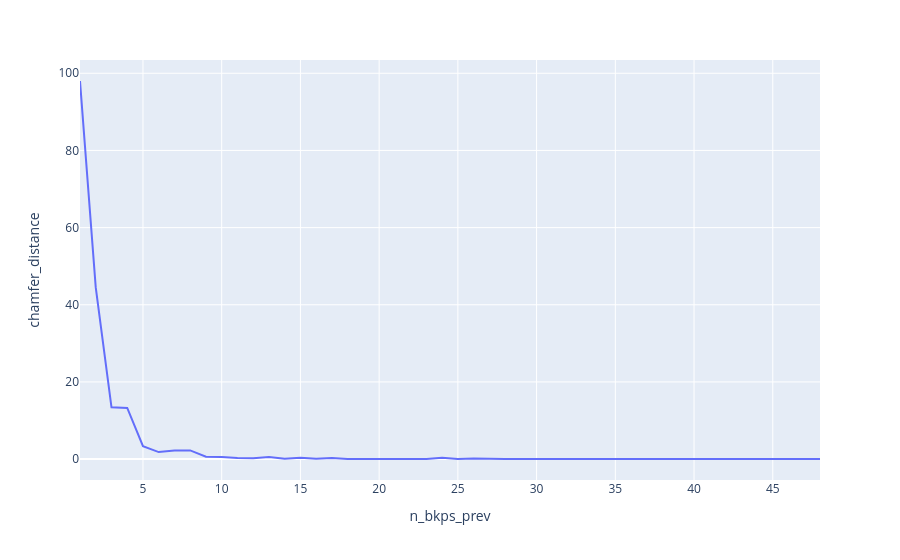

The code cell stored with this chart in its notebook:
### Code cell


### Figure 1 — Plotly figure (JSON) as saved in the notebook; plotly's stock layout.template omitted (floating-point values rounded to 4 significant figures)
{"data": [{"hovertemplate": "n_bkps_prev=%{x}<br>chamfer_distance=%{y}<extra></extra>", "legendgroup": "", "line": {"color": "#636efa", "dash": "solid"}, "marker": {"symbol": "circle"}, "mode": "lines", "name": "", "orientation": "v", "showlegend": false, "type": "scatter", "x": [1, 2, 3, 4, 5, 6, 7, 8, 9, 10, 11, 12, 13, 14, 15, 16, 17, 18, 19, 20, 21, 22, 23, 24, 25, 26, 27, 28, 29, 30, 31, 32, 33, 34, 35, 36, 37, 38, 39, 40, 41, 42, 43, 44, 45, 46, 47, 48], "xaxis": "x", "y": [98.0, 44.5, 13.42, 13.25, 3.333, 1.81, 2.196, 2.25, 0.6111, 0.5545, 0.2576, 0.2372, 0.5165, 0.06667, 0.3208, 0.05882, 0.2843, 0.05263, 0.05, 0.04762, 0.04545, 0.04348, 0.04167, 0.3667, 0.03846, 0.1481, 0.03571, 0.03448, 0.03333, 0.03226, 0.03125, 0.0303, 0.02941, 0.02857, 0.02778, 0.08183, 0.02632, 0.02564, 0.025, 0.02439, 0.02381, 0.1401, 0.02273, 0.02222, 0.02174, 0.02128, 0.02083, 0.02041], "yaxis": "y"}], "layout": {"legend": {"tracegroupgap": 0}, "margin": {"t": 60}, "xaxis": {"anchor": "y", "domain": [0, 1], "title": {"text": "n_bkps_prev"}}, "yaxis": {"anchor": "x", "domain": [0, 1], "title": {"text": "chamfer_distance"}}}}
